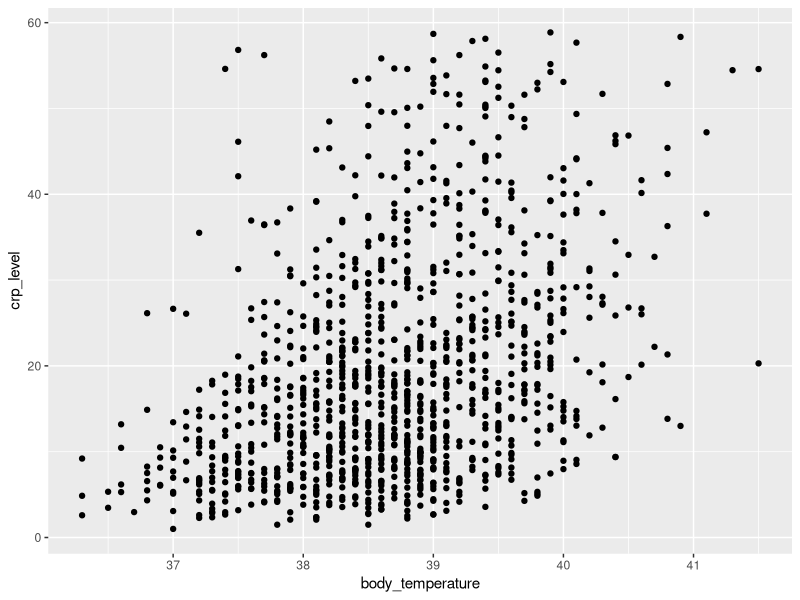
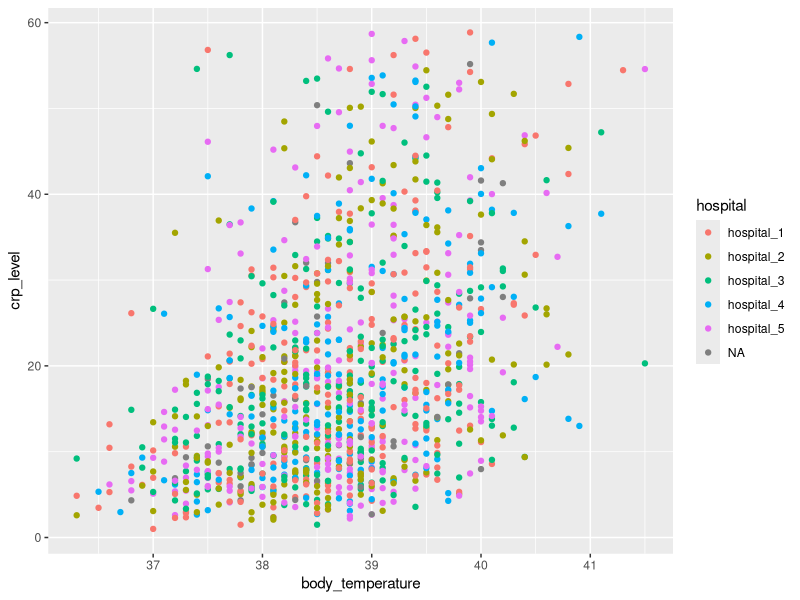
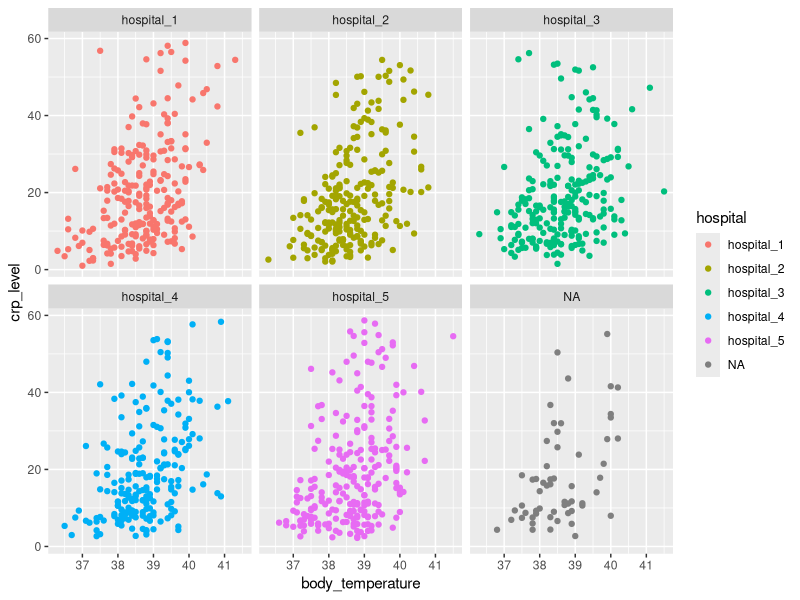
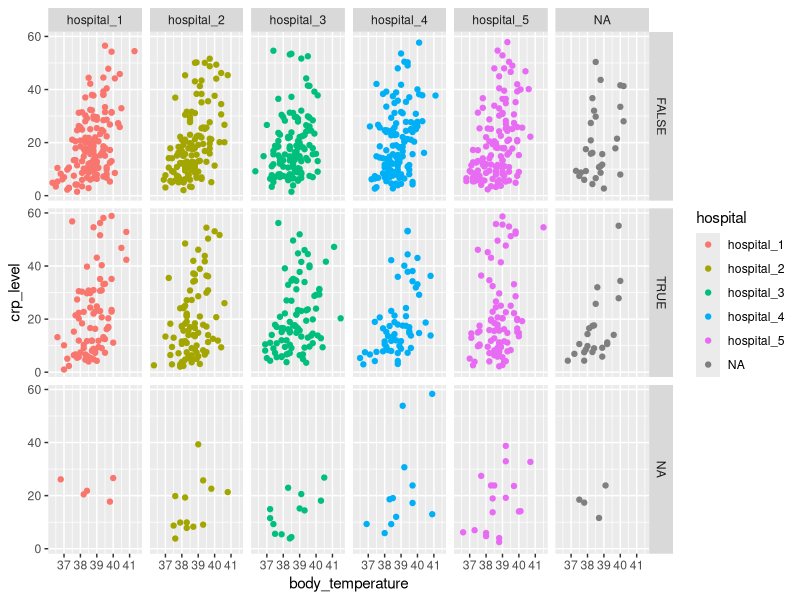
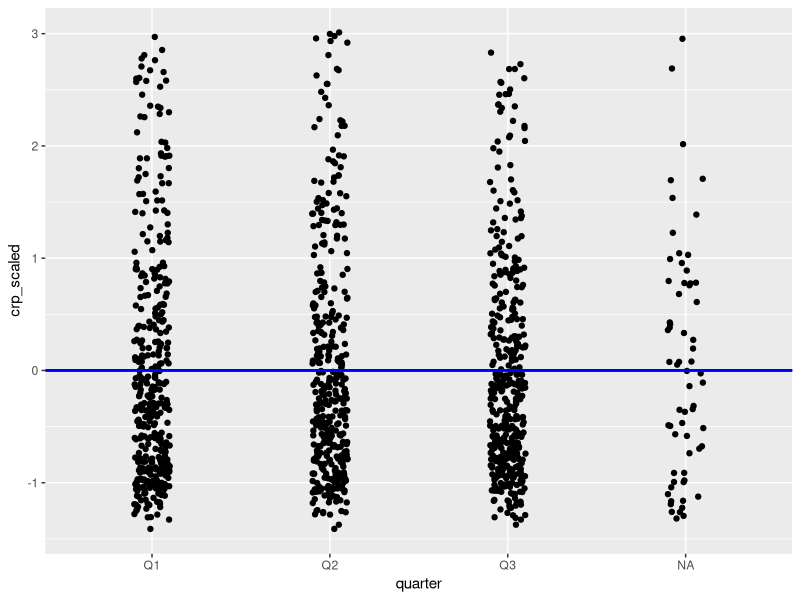
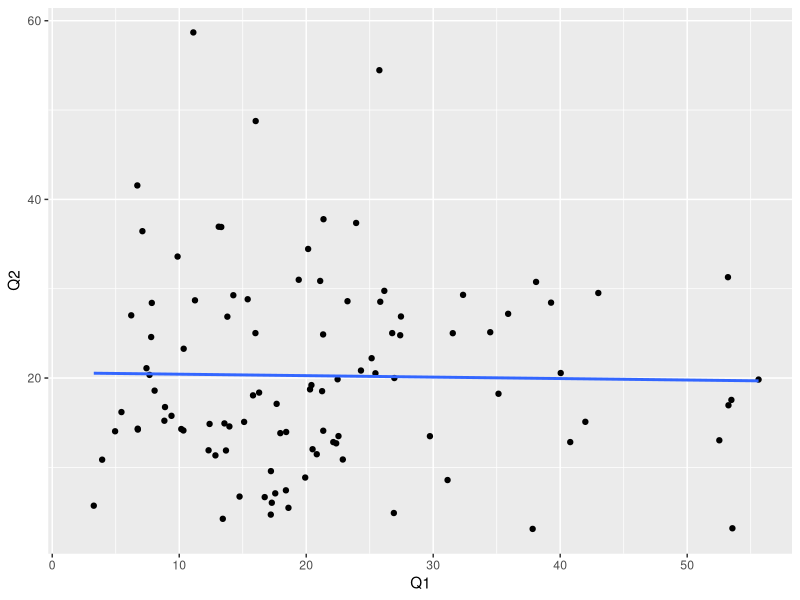

The R script that drew these images, in order:
## ---- chunk 1
#| message: false
library(tidyverse)
## ---- chunk 2
example <- c(22, 87, NA, 32)
## ---- chunk 3
class(example)
## ---- chunk 4
example <- c(22, 87, NA, "unsure")
## ---- chunk 5
class(example)
## ---- chunk 6
winnings <- c("first", "second", "third", "fourth")
## ---- chunk 7
seq_along(winnings)
## ---- chunk 8
winnings[c(1, 3)]
## ---- chunk 9
#| message: false
infections <- read_csv("data/infections.csv")
## ---- chunk 10
#| eval: true
head(infections)
## ---- chunk 11
#| eval: true
nrow(infections)
## ---- chunk 12
#| eval: true
ncol(infections)
## ---- chunk 13
#| eval: true
summary(infections)
## ---- chunk 14
#| eval: true
str(infections)
## ---- chunk 15
#| eval: true
unique(infections$infection_type)
## ---- chunk 16
#| eval: true
sum(is.na(infections$infection_type))
## ---- chunk 17
infections[, c("patient_id", "systolic_pressure")]
## ---- chunk 18
#| eval: true
infections[1:3, c("patient_id", "systolic_pressure")]
## ---- chunk 19
ggplot(infections, aes(x = body_temperature, y = crp_level)) +
  geom_point()
## ---- chunk 20
ggplot(infections, aes(x = body_temperature, y = crp_level,
                       colour = hospital)) +
  geom_point()
## ---- chunk 21
ggplot(infections, aes(x = body_temperature, y = crp_level,
                       colour = hospital)) +
  geom_point() +
  facet_wrap(facets = vars(hospital))
## ---- chunk 22
  ggplot(infections, aes(x = body_temperature, y = crp_level,
                         colour = hospital)) +
    geom_point() +
    facet_grid(rows = vars(icu_admission), cols = vars(hospital))
## ---- chunk 23
colnames(infections)
## ---- chunk 24
select(infections, patient_id, body_temperature)
## ---- chunk 25
select(infections, where(is.numeric))
## ---- chunk 26
select(infections, contains("_id"))
## ---- chunk 27
mutate(infections, crp_scaled = scale(crp_level))
## ---- chunk 28
example <- mutate(infections, crp_scaled = scale(crp_level))
## ---- chunk 29
ggplot(example, aes(x = quarter, y = crp_scaled)) +
  geom_jitter(width = 0.1) +
  geom_hline(yintercept = 0, colour = "blue", linewidth = 1)
## ---- chunk 30
mutate(infections,
       risk_factor = ifelse(vaccination_status == "unvaccinated" & icu_admission == TRUE, "high", NA))
## ---- chunk 31
infections_summary <- infections |> 
  drop_na() |> 
  group_by(hospital, quarter, infection_type, vaccination_status, age_group) |> 
  summarise(mean_crp = round(mean(crp_level, na.rm = TRUE), 2)) |> 
  ungroup()
## ---- chunk 32
head(infections_summary)
## ---- chunk 33
infections_wide <- infections_summary |> 
  pivot_wider(names_from = "quarter",
              values_from = "mean_crp")
## ---- chunk 34
head(infections_wide)
## ---- chunk 35
#| message: false
#| warning: false
ggplot(infections_wide, aes(x = Q1, y = Q2)) +
  geom_point() +
  geom_smooth(method = "lm", se = FALSE)
## ---- chunk 36
pivot_longer(infections_wide,
             cols = Q1:Q3,           # columns to pivot
             names_to = "quarter",   # column for headings
             values_to = "mean_crp") # column for values
## ---- chunk 37
infections |> count(hospital)
## ---- chunk 38
#| message: false
hospital_info <- read_csv("data/hospital_info.csv")
## ---- chunk 39
infections_left <- left_join(infections, hospital_info, by = "hospital")
## ---- chunk 40
infections_left |> 
  select(patient_id, hospital, hospital_name, location, bed_capacity, teaching_hospital) |> 
  head()
## ---- chunk 41
nrow(infections_left)
## ---- chunk 42
infections_right <- right_join(infections, hospital_info, by = "hospital")
## ---- chunk 43
head(infections_right)
## ---- chunk 44
nrow(infections_right)
## ---- chunk 45
infections_right |> count(hospital)
## ---- chunk 46
infections_inner <- inner_join(infections, hospital_info, by = "hospital")
## ---- chunk 47
nrow(infections_inner)
## ---- chunk 48
infections_inner |> count(hospital)
## ---- chunk 49
infections_full <- full_join(infections, hospital_info, by = "hospital")
## ---- chunk 50
nrow(infections_full)
## ---- chunk 51
infections_full |> count(hospital)
